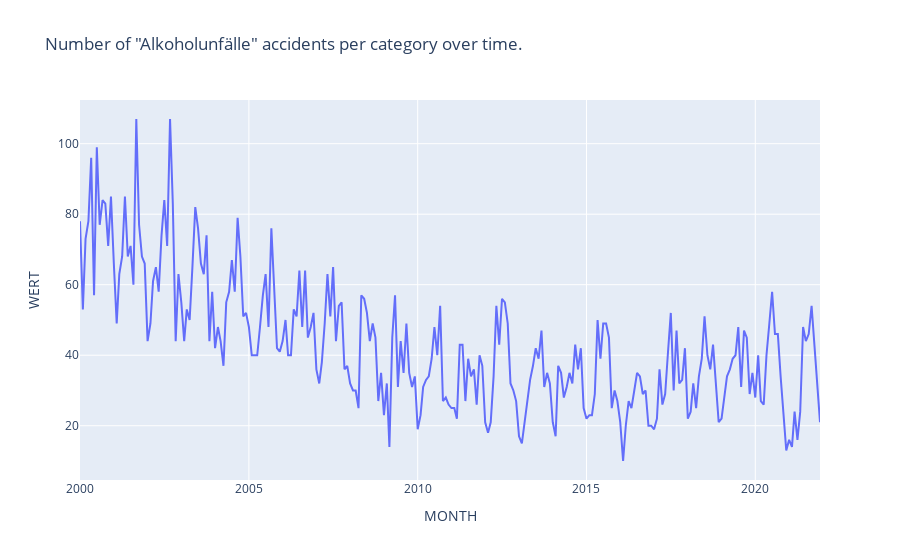

Write notebook code for a chart like this one.
### Code cell
fig = px.line(df[df.MONATSZAHL == 'Alkoholunfälle'], x="MONTH", y="WERT", title='Number of "Alkoholunfälle" accidents per category over time.')
fig.show()

### Figure 1 — Plotly figure (JSON) as saved in the notebook; plotly's stock layout.template omitted (floating-point values rounded to 4 significant figures; data arrays with more than 128 entries replaced by an {"elided": "..."} marker saying what was removed)
{"data": [{"hovertemplate": "MONTH=%{x}<br>WERT=%{y}<extra></extra>", "legendgroup": "", "line": {"color": "#636efa", "dash": "solid"}, "marker": {"symbol": "circle"}, "mode": "lines", "name": "", "orientation": "v", "showlegend": false, "type": "scatter", "x": {"elided": "264 str values"}, "xaxis": "x", "y": {"elided": "264 int values"}, "yaxis": "y"}], "layout": {"legend": {"tracegroupgap": 0}, "title": {"text": "Number of \"Alkoholunfälle\" accidents per category over time."}, "xaxis": {"anchor": "y", "domain": [0, 1], "title": {"text": "MONTH"}}, "yaxis": {"anchor": "x", "domain": [0, 1], "title": {"text": "WERT"}}}}
